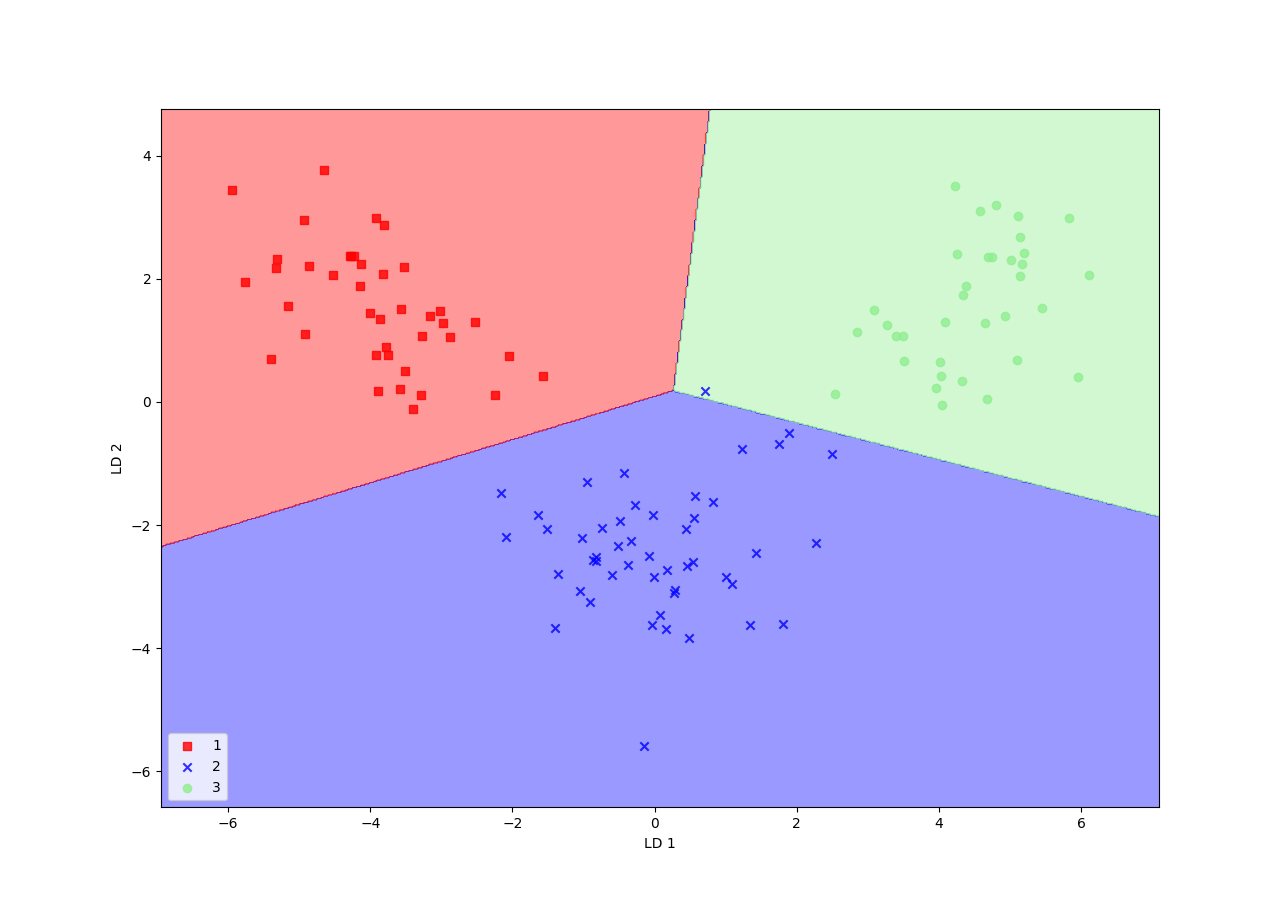

Python code for this plot:
from Wine import getWineData
from Util import plot_decision_regions
from sklearn.lda import LDA
from sklearn.linear_model import LogisticRegression
import numpy as np
import matplotlib.pyplot as plt

X_train_std, X_test_std, y_train, y_test = getWineData()

lda = LDA(n_components=2)
X_train_lda = lda.fit_transform(X_train_std, y_train)
lr = LogisticRegression()
lr.fit(X_train_lda, y_train)
plot_decision_regions(X_train_lda, y_train, classifier=lr)
plt.xlabel('LD 1')
plt.ylabel('LD 2')
plt.legend(loc='lower left')
plt.show()
